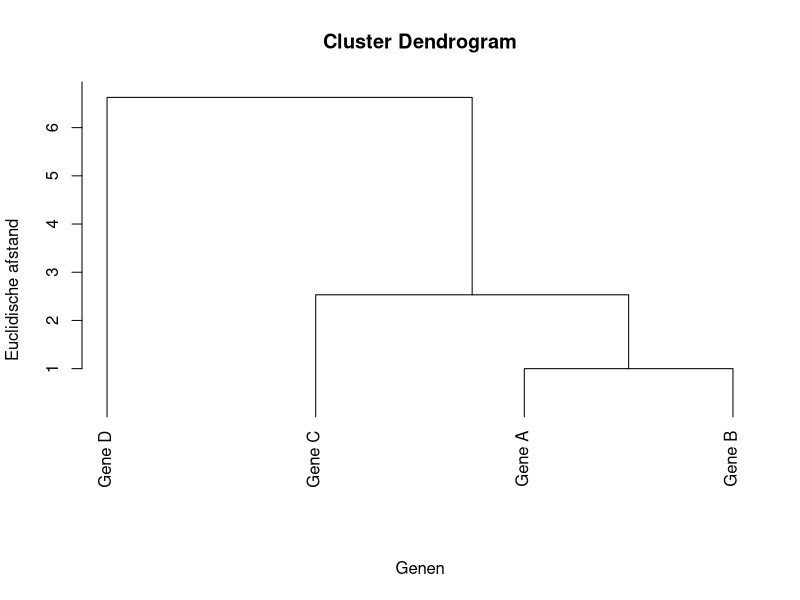
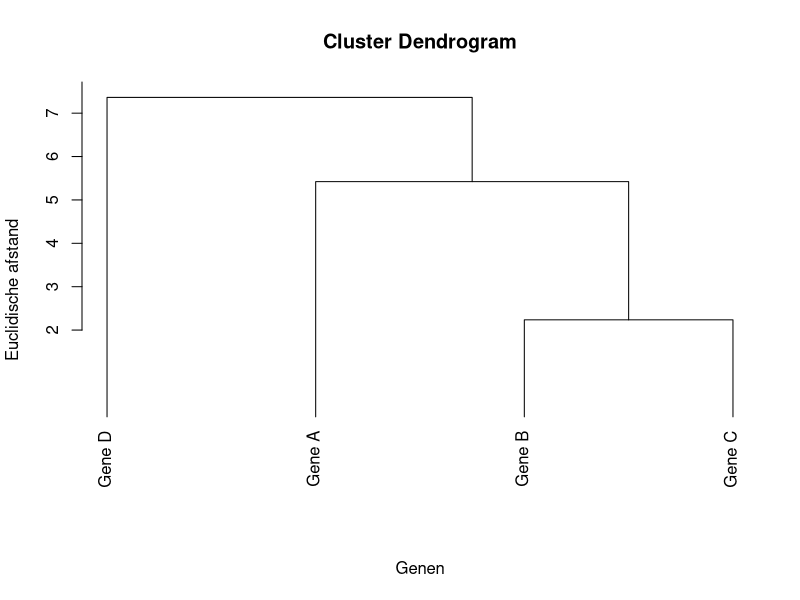
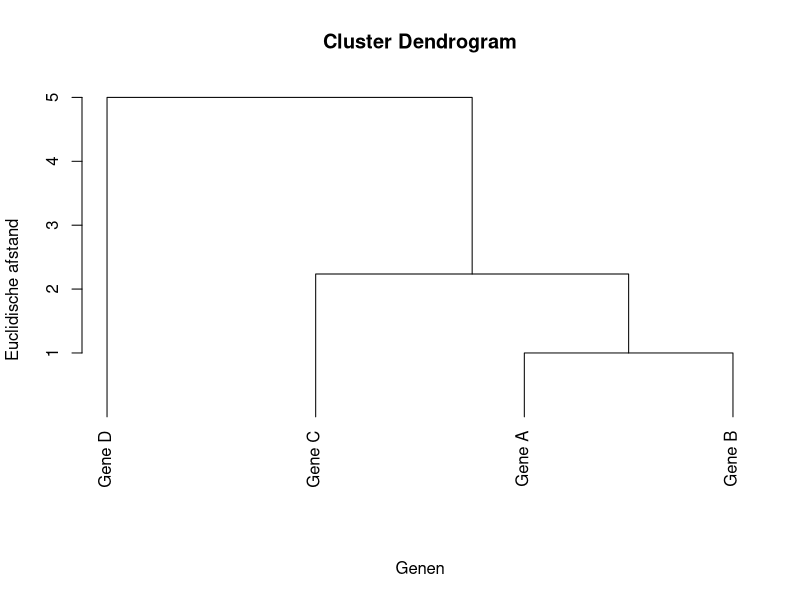

Generate these figures, in order, with R: (Note: this script raises an error after producing the figures.)
## ---- chunk 1
knitr::opts_chunk$set(echo = TRUE)
## ---- chunk 2
myData <- data.frame(M.1 = c(8.0, 7.0, 6.0, 2.0),
                     M.2 = c(8.0, 8.0, 6.0, 3.0))
rownames(myData) <- paste0("Gene ",LETTERS[1:4])
myData
## ---- chunk 3
dMat  <- dist(myData, method="euclidean")
clust <- hclust(dMat, method="average")
plot(clust, xlab="Genen", ylab="Euclidische afstand", hang=-1, sub = "")



## ---- chunk 4
myData <- data.frame(M.1 = c(8.0, 7.0, 6.0, 2.0),
                     M.2 = c(8.0, 8.0, 6.0, 3.0),
                     M.3 = c(2.0, 7.0, 7.0, 8.0))
rownames(myData) <- paste0("Gene ",LETTERS[1:4])
myData
## ---- chunk 5
dMat  <- dist(myData, method="euclidean")
clust <- hclust(dMat, method="average")
plot(clust, xlab="Genen", ylab="Euclidische afstand", hang=-1, sub = "")
## ---- chunk 6
myData <- data.frame(M.1 = c(8.0, 7.0, 6.0, 2.0),
                     M.2 = c(8.0, 8.0, 6.0, 3.0))
rownames(myData) <- paste0("Gene ",LETTERS[1:4])
myData
## ---- chunk 7
dMat  <- dist(myData, method="euclidean")
clust <- hclust(dMat, method="single")
plot(clust, xlab="Genen", ylab="Euclidische afstand", hang=-1, sub = "")



## ---- chunk 8

## ---- chunk 9
matplot(t(Genes), pch = 19, type = "b", lty = 1, 
        xlab = "Time", ylab = "Log(gene expression)", axes = F)
axis(side = 2, at = 0:10)
axis(side = 1, at = 1:ncol(Genes), labels = colnames(Genes)) 
legend(x = "top", legend = rownames(Genes), col=as.factor(rownames(Genes)),
       pch = 19, lty = 1)
## ---- chunk 10

## ---- chunk 11

## ---- chunk 12

## ---- chunk 13

## ---- chunk 14

## ---- chunk 15

## ---- chunk 16

## ---- chunk 17

## ---- chunk 18

## ---- chunk 19

## ---- chunk 20

## ---- chunk 21

## ---- chunk 22

## ---- chunk 23

## ---- chunk 24

## ---- chunk 25

## ---- chunk 26

## ---- chunk 27

## ---- chunk 28

## ---- chunk 29

